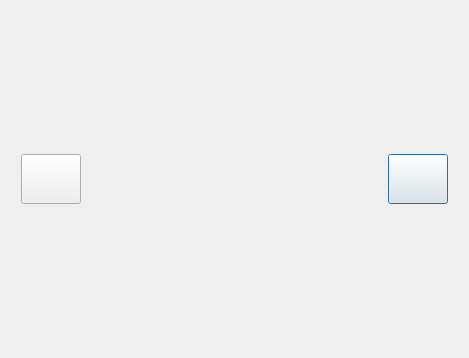
<?xml version="1.0" encoding="UTF-8"?>
<ui version="4.0">
 <class>PicShowDialog</class>
 <widget class="QDialog" name="PicShowDialog">
  <property name="geometry">
   <rect>
    <x>0</x>
    <y>0</y>
    <width>469</width>
    <height>358</height>
   </rect>
  </property>
  <property name="windowTitle">
   <string>Dialog</string>
  </property>
  <layout class="QHBoxLayout" name="horizontalLayout">
   <item>
    <layout class="QGridLayout" name="gridLayout">
     <item row="0" column="2">
      <spacer name="verticalSpacer_2">
       <property name="orientation">
        <enum>Qt::Vertical</enum>
       </property>
       <property name="sizeHint" stdset="0">
        <size>
         <width>20</width>
         <height>40</height>
        </size>
       </property>
      </spacer>
     </item>
     <item row="1" column="4">
      <widget class="QWidget" name="NextWidget" native="true">
       <property name="minimumSize">
        <size>
         <width>80</width>
         <height>0</height>
        </size>
       </property>
       <property name="maximumSize">
        <size>
         <width>80</width>
         <height>16777215</height>
        </size>
       </property>
       <layout class="QHBoxLayout" name="horizontalLayout_3">
        <property name="leftMargin">
         <number>0</number>
        </property>
        <property name="topMargin">
         <number>0</number>
        </property>
        <property name="rightMargin">
         <number>0</number>
        </property>
        <property name="bottomMargin">
         <number>0</number>
        </property>
        <item>
         <widget class="PicButton" name="btnNext">
          <property name="minimumSize">
           <size>
            <width>60</width>
            <height>50</height>
           </size>
          </property>
          <property name="maximumSize">
           <size>
            <width>60</width>
            <height>50</height>
           </size>
          </property>
          <property name="text">
           <string/>
          </property>
         </widget>
        </item>
       </layout>
      </widget>
     </item>
     <item row="2" column="2">
      <spacer name="verticalSpacer">
       <property name="orientation">
        <enum>Qt::Vertical</enum>
       </property>
       <property name="sizeHint" stdset="0">
        <size>
         <width>20</width>
         <height>40</height>
        </size>
       </property>
      </spacer>
     </item>
     <item row="1" column="0">
      <widget class="QWidget" name="Prewidget" native="true">
       <property name="minimumSize">
        <size>
         <width>80</width>
         <height>0</height>
        </size>
       </property>
       <property name="maximumSize">
        <size>
         <width>80</width>
         <height>16777215</height>
        </size>
       </property>
       <layout class="QHBoxLayout" name="horizontalLayout_2">
        <property name="leftMargin">
         <number>0</number>
        </property>
        <property name="topMargin">
         <number>0</number>
        </property>
        <property name="rightMargin">
         <number>0</number>
        </property>
        <property name="bottomMargin">
         <number>0</number>
        </property>
        <item>
         <widget class="PicButton" name="btnPre">
          <property name="minimumSize">
           <size>
            <width>60</width>
            <height>50</height>
           </size>
          </property>
          <property name="maximumSize">
           <size>
            <width>60</width>
            <height>50</height>
           </size>
          </property>
          <property name="text">
           <string/>
          </property>
         </widget>
        </item>
       </layout>
      </widget>
     </item>
     <item row="1" column="1">
      <spacer name="horizontalSpacer">
       <property name="orientation">
        <enum>Qt::Horizontal</enum>
       </property>
       <property name="sizeHint" stdset="0">
        <size>
         <width>40</width>
         <height>20</height>
        </size>
       </property>
      </spacer>
     </item>
     <item row="1" column="2">
      <widget class="QLabel" name="lblPic">
       <property name="text">
        <string/>
       </property>
      </widget>
     </item>
     <item row="1" column="3">
      <spacer name="horizontalSpacer_2">
       <property name="orientation">
        <enum>Qt::Horizontal</enum>
       </property>
       <property name="sizeHint" stdset="0">
        <size>
         <width>40</width>
         <height>20</height>
        </size>
       </property>
      </spacer>
     </item>
    </layout>
   </item>
  </layout>
 </widget>
 <customwidgets>
  <customwidget>
   <class>PicButton</class>
   <extends>QPushButton</extends>
   <header>picbutton.h</header>
  </customwidget>
 </customwidgets>
 <resources/>
 <connections/>
</ui>
